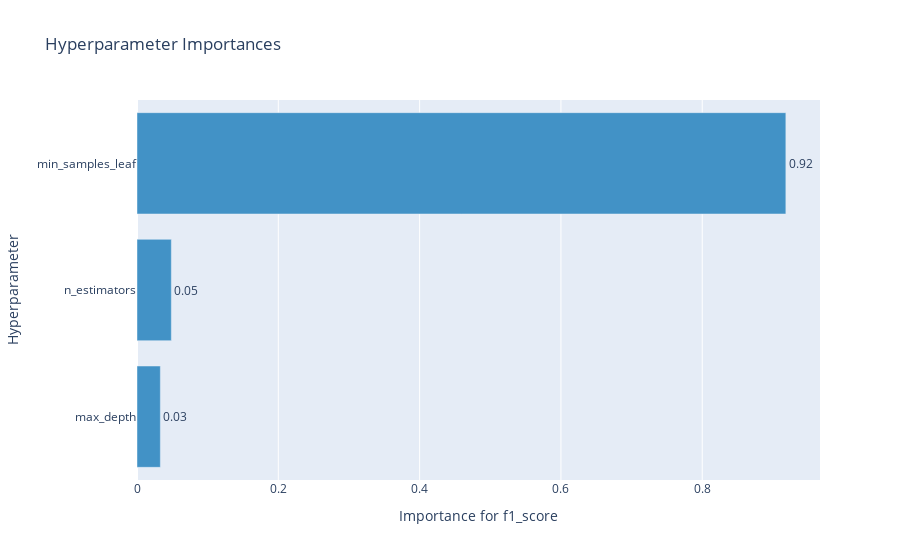

Here is the notebook cell this chart was saved with:
### Code cell
optuna.visualization.plot_param_importances(study, target_name="f1_score")

### Figure 1 — Plotly figure (JSON) as saved in the notebook; plotly's stock layout.template omitted (floating-point values rounded to 4 significant figures)
{"data": [{"cliponaxis": false, "hovertemplate": ["max_depth (IntDistribution): 0.0330497665425662<extra></extra>", "n_estimators (IntDistribution): 0.04860963660593837<extra></extra>", "min_samples_leaf (IntDistribution): 0.9183405968514955<extra></extra>"], "marker": {"color": "rgb(66,146,198)"}, "orientation": "h", "text": ["0.03", "0.05", "0.92"], "textposition": "outside", "type": "bar", "x": [0.03305, 0.04861, 0.9183], "y": ["max_depth", "n_estimators", "min_samples_leaf"]}], "layout": {"showlegend": false, "title": {"text": "Hyperparameter Importances"}, "xaxis": {"title": {"text": "Importance for f1_score"}}, "yaxis": {"title": {"text": "Hyperparameter"}}}}
